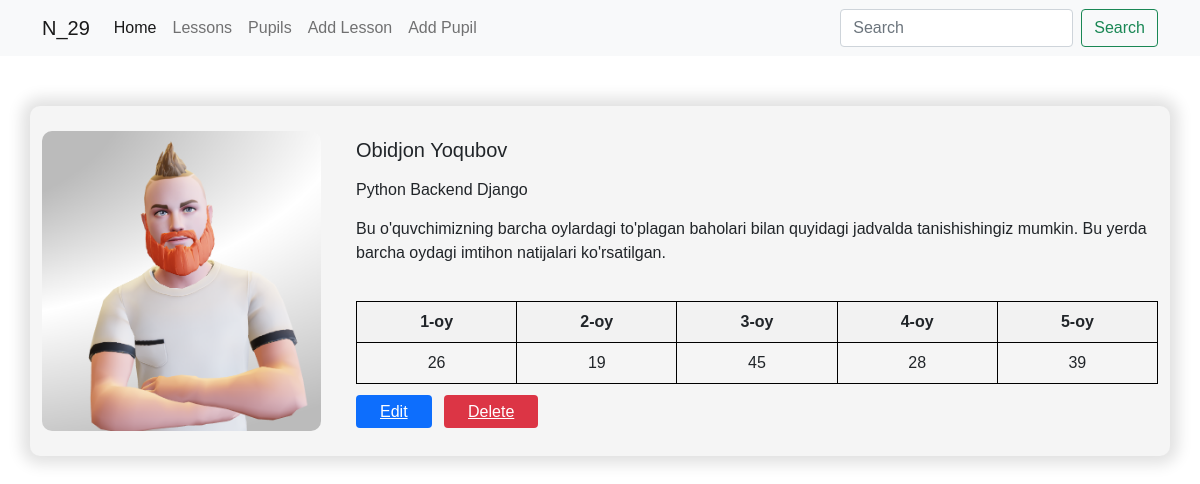
Screenshot of /pupils/7/ with the database file from the repository.
### Pupils/models.py (models this page shows, shortened)
class PupilsModels(models.Model):
    name = models.CharField(max_length=150, verbose_name="Name")
    spec = models.CharField(max_length=100, verbose_name="Speciality")
    pupil_img = models.ImageField(verbose_name="Pupil Image")
    res_1 = models.IntegerField(verbose_name="Birinchi oy natijasi")
    res_2 = models.IntegerField(verbose_name="Ikkinchi oy natijasi")
    res_3 = models.IntegerField(verbose_name="Uchinchi oy natijasi")
    res_4 = models.IntegerField(verbose_name="To'rtinchi oy natijasi")
    res_5 = models.IntegerField(verbose_name="Beshinchi oy natijasi")

### Pupils/views.py (the view)
# urls.py: path('<int:id>/', pupil_list, name="list_user"),
def pupil_list(request, id):
    student = PupilsModels.objects.get(id=id)
    return render(request, 'pupils_list.html', {"student": student})

### templates/pupils_list.html (shortened to what this page needs)
{% extends "layout.html" %} {% block title %} Pupils {% endblock %}
{% block content %}
<div class="pupil_box container">
  <img class="card-img-2" src="{{ student.pupil_img.url }}" alt="img" />
  <div class="pupil_card">
    <div class="pupil_card_top">
      <h5>{{ student.name }}</h5>
      <h6>{{ student.spec }}</h6>
      <p>
        Bu o'quvchimizning barcha oylardagi to'plagan baholari bilan quyidagi
        jadvalda tanishishingiz mumkin. Bu yerda barcha oydagi imtihon
        natijalari ko'rsatilgan.
      </p>
    </div>
    <div class="pupil_card_bottom">
      <table>
        <th class="th">1-oy</th>
        <th class="th">2-oy</th>
        <th class="th">3-oy</th>
        <th class="th">4-oy</th>
        <th class="th">5-oy</th>
        <tr>
          <td class="td">{{student.res_1}}</td>
          <td class="td">{{student.res_2}}</td>
          <td class="td">{{student.res_3}}</td>
          <td class="td">{{student.res_4}}</td>
          <td class="td">{{student.res_5}}</td>
        </tr>
      </table>
      <div class="btns mt-3">
        <a
          href="{% url 'edit' student.pk %}"
          class="btn-primary py-2 px-4 rounded"
          >Edit</a
        >
        <a
          href="{% url 'delete' student.pk %}"
          class="btn-danger py-2 px-4 mx-2 rounded"
          >Delete</a
        >
      </div>
    </div>
  </div>
</div>
{% endblock %}

### static/style.css (style rules this page uses)
* { padding: 0; margin: 0; box-sizing: border-box; list-style: none; text-decoration: none; font-family: sans-serif; }
.card-img-2 { width: 25%; height: 300px; object-fit: cover; border-radius: 10px; }
.pupil_box { margin-top: 50px; display: flex; align-items: center; gap: 35px; padding: 25px; background-color: whitesmoke; border-radius: 10px; box-shadow: 0 0 15px 8px #e1e1e1; }
.pupil_card { width: 75%; }
.pupil_card_top { display: flex; flex-direction: column; gap: 10px; }
table { border-collapse: collapse; width: 100%; margin-top: 20px; }
.th, .td { border: 1px solid black; padding: 8px; text-align: center; }
th { background-color: #f2f2f2; }

### templates/layout.html (style rules this page uses)
body { background: white; }

### rows the page displays
PupilsModels: pupil_img (picture), name "Obidjon Yoqubov", spec "Python Backend Django", res_1 "26", res_2 "19", res_3 "45", res_4 "28", res_5 "39"
